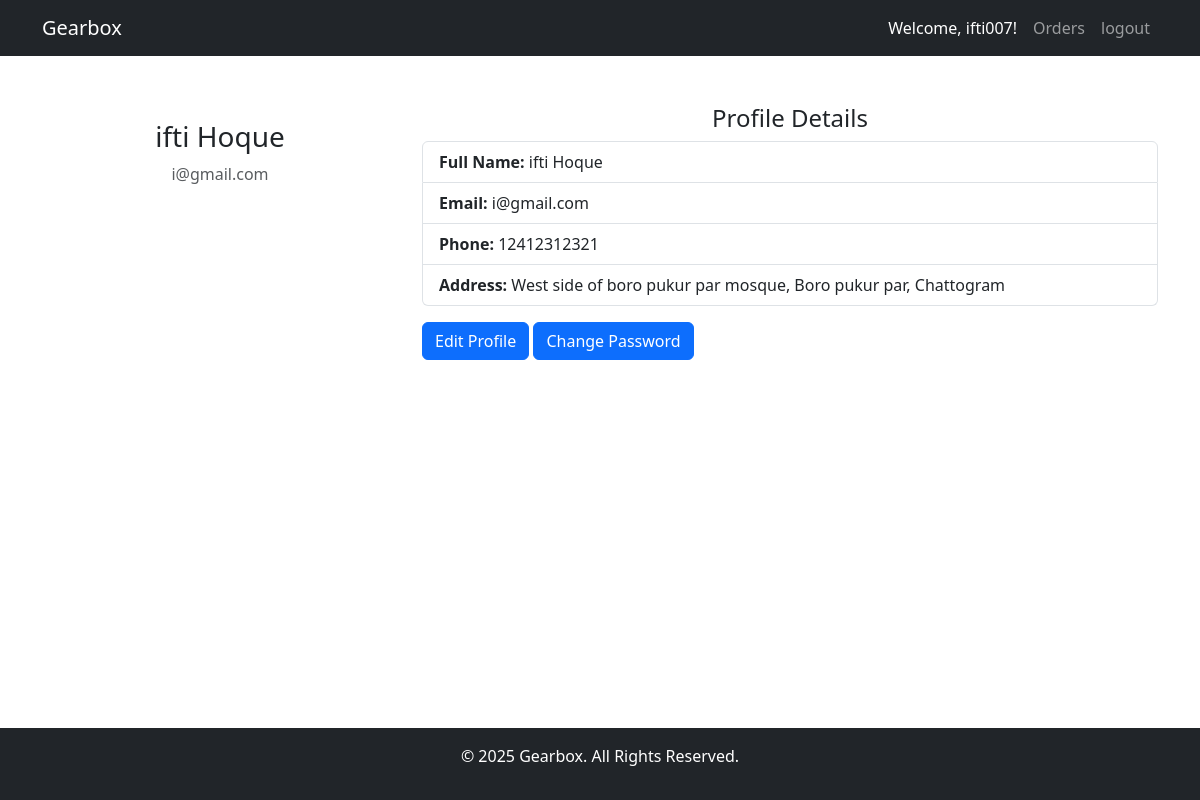
The app's page /profile/ (signed in), older data.
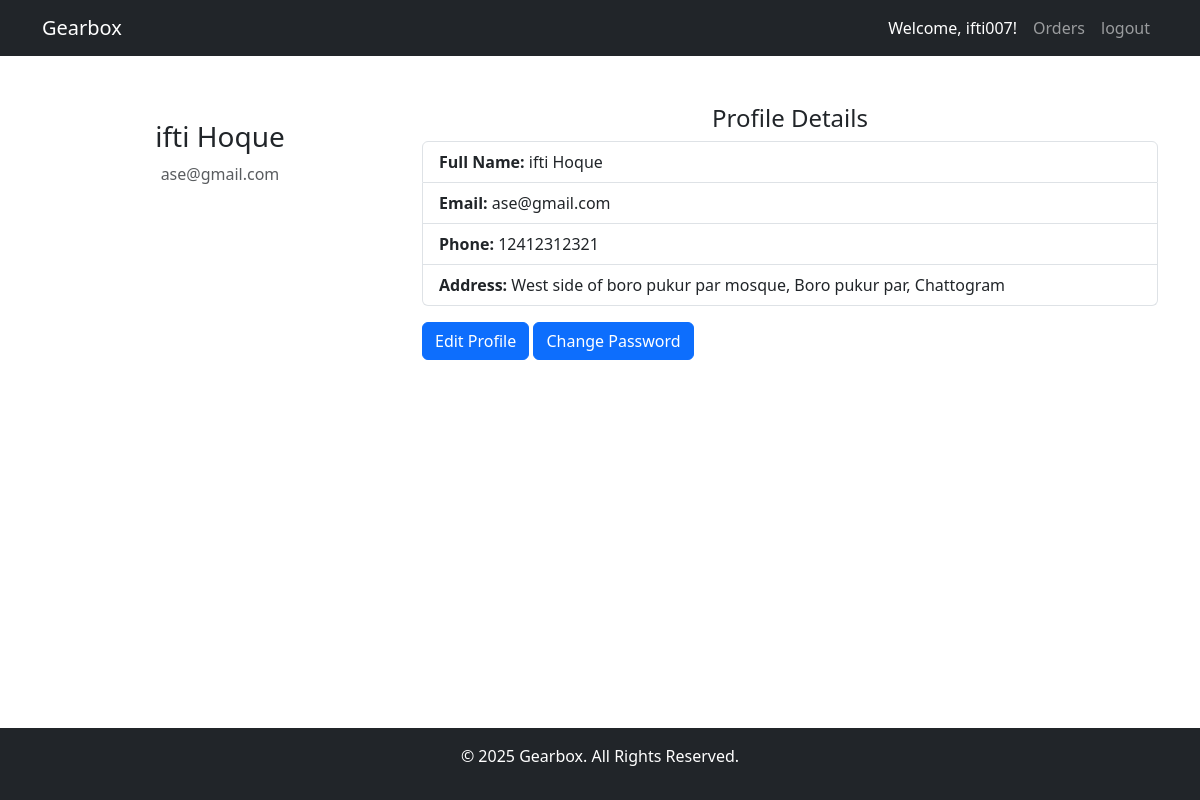
The same page, newer data.
### customuser/models.py (models this page shows)
class CustomUser(AbstractUser):
    phone = models.CharField(max_length=15, blank=True, null=True)
    address = models.TextField(blank=True, null=True)

### gearbox/views.py (the view)
# urls.py: path('profile/', views.ProfilePage, name='profile'),
@login_required
def ProfilePage(request):
    return render(request, 'profile.html')

### templates/profile.html
{% extends 'base.html' %}
{% block content %}
    <div class="container mt-5">
        <div class="row">
            <div class="col-md-4 text-center">
                <h3 class="mt-3">{{ user.first_name }} {{ user.last_name }}</h3>
                <p class="text-muted">{{ user.email }}</p>
            </div>
            <div class="col-md-8">
                <h4 class="text-center">Profile Details</h4>
                <ul class="list-group">
                    <li class="list-group-item">
                        <strong>Full Name:</strong> {{ user.first_name }} {{ user.last_name }}
                    </li>
                    <li class="list-group-item">
                        <strong>Email:</strong> {{ user.email }}
                    </li>
                    <li class="list-group-item">
                        <strong>Phone:</strong> {{ user.phone }}
                    </li>
                    <li class="list-group-item">
                        <strong>Address:</strong> {{ user.address }}
                    </li>
                </ul>
                <a href="{% url 'profileupdate' %}"  class="btn btn-primary mt-3">Edit Profile</a>
                <a href="{% url 'changepasswithprev' %}"  class="btn btn-primary mt-3">Change Password</a>
            </div>
        </div>
    </div>
{% endblock  %}

### templates/base.html (shortened to what this page needs)
{% load static %}
<!DOCTYPE html>
<html lang="en">
<head>
    <link href="https://cdn.jsdelivr.net/npm/bootstrap@5.3.0/dist/css/bootstrap.min.css" rel="stylesheet">
</head>
<body>
    <nav class="navbar navbar-expand-lg navbar-dark bg-dark">
        <div class="container">
            <a class="navbar-brand" href="{% url 'home' %}">Gearbox</a>
            <div class="collapse navbar-collapse" id="navbarNav">
                <ul class="navbar-nav ms-auto">
                    {% if user.is_authenticated %}
                    <li class="nav-item">
                        <span class="nav-link text-white">Welcome, <a href="{% url 'profile' %}" class="text-decoration-none text-white">{{ user.username }}!</a></span>
                    </li>
                    <li class="nav-item">
                        <a class="nav-link" href="{% url 'ordersprofile' %}">Orders</a>
                    </li>
                    <li class="nav-item">
                        <a class="nav-link" href="{% url 'logout' %}">logout</a>
                    </li>
                    {% endif %}
                </ul>
            </div>
        </div>
    </nav>
    <div class="toast-container position-fixed bottom-0 end-0 p-3">
        </div>
    <div class="content">
    {% block content %}
    {% endblock %}
    </div>
    <footer class="bg-dark text-white mt-5">
        <div class="container py-3 text-center">
            <p>&copy; 2025 Gearbox. All Rights Reserved.</p>
        </div>
    </footer>
</body>
</html>

Row changes from the older to the newer data that the page shows:
changed CustomUser "ifti": email "i@gmail.com" → "ase@gmail.com"
